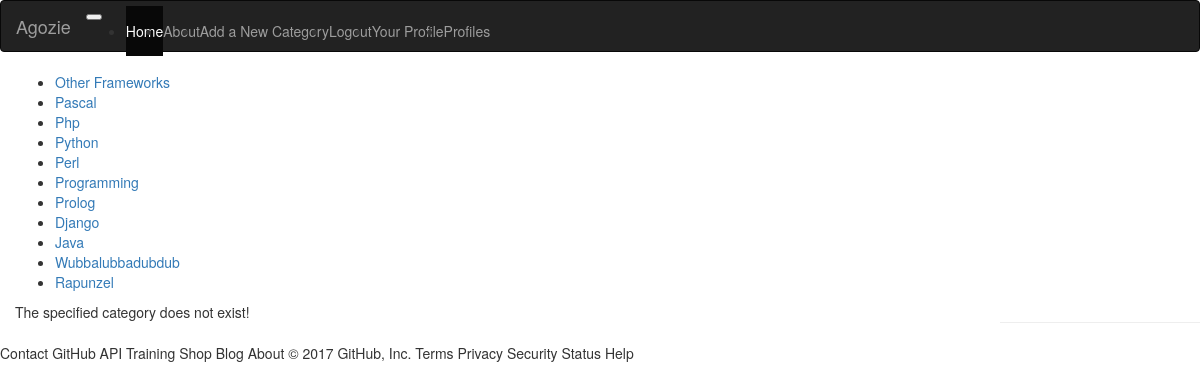
/rango/category/Python/add_page/ (signed in), run on an earlier commit of the app's database.
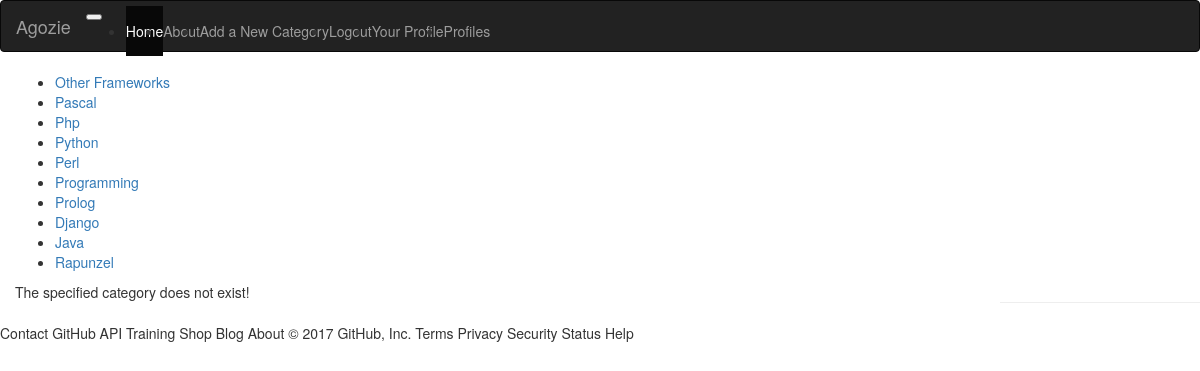
And on a later commit of the database.
### rango/models.py (models this page shows, shortened)
class Category(models.Model):
	name = models.CharField(max_length=128, unique=True)
	views = models.IntegerField(default=0)
	likes = models.IntegerField(default=0)
	slug = models.SlugField(unique=True)
	class Meta:
		verbose_name_plural = 'Categories'

### rango/views.py (the view, shortened to what this page needs)
# urls.py: url(r'^category/(?P<category_name_slug>[\w\-]+)/add_page/$', views.add_page, name='add_page'),
def add_page(request, category_name_slug):
	try:
		category = Category.objects.get(slug=category_name_slug)
	except Category.DoesNotExist:
		category = None
	form = PageForm()
	context = {'form':form, 'category':category}
	return render(request, 'rango/add_page.html', context)

### rango/templatetags/rango_template_tags.py (called while the page is built)
@register.inclusion_tag('rango/cats.html')
def get_category_list(cat=None):
	return {'cats': Category.objects.all(), 'act_cat':cat}

### templates/rango/add_page.html (shortened to what this page needs)
{% extends 'rango/base.html' %}
{% load staticfiles %}
{% block body_block %}
		{% if category %}
		<form role='form' id='page_form' method='POST' action="{% url 'show_category' category.slug %}">
		<h1 class="form-signin-heading">Add a Page to <a href="{% url 'show_category' category.slug %}">{{ category.name }}</a></h1>
			{% csrf_token %}
			{% for hidden in form.hidden_fields %}
				{{ hidden }}
			{% endfor %}
			{% for field in form.visible_fields %}
				{{ field.errors }}
				{{ field.help_text }}
				{{ field }}
			{% endfor %}
			<br/>
			<button class="btn btn-primary" type="submit" name="submit">Add Page</button>
		</form>
		{% else %}
			<p>The specified category does not exist!</p>
		{% endif %}
{% endblock %}

### templates/rango/cats.html
<ul>
{% if cats %}
	{% for c in cats %}
		{% if c == act_cat %}
			<li>
			<strong>
				<a href="{% url 'show_category' c.slug %}">{{ c.name }}</a>
			</strong>
			</li>
		{% else %}
			<li>
				<a href="{% url 'show_category' c.slug %}">{{ c.name }}</a>
			</li>
		{% endif %}
	{% endfor %}
{% endif %}
</ul>

What changed in the data, as far as the page shows it:
removed Category: name "Wubbalubbadubdub"
